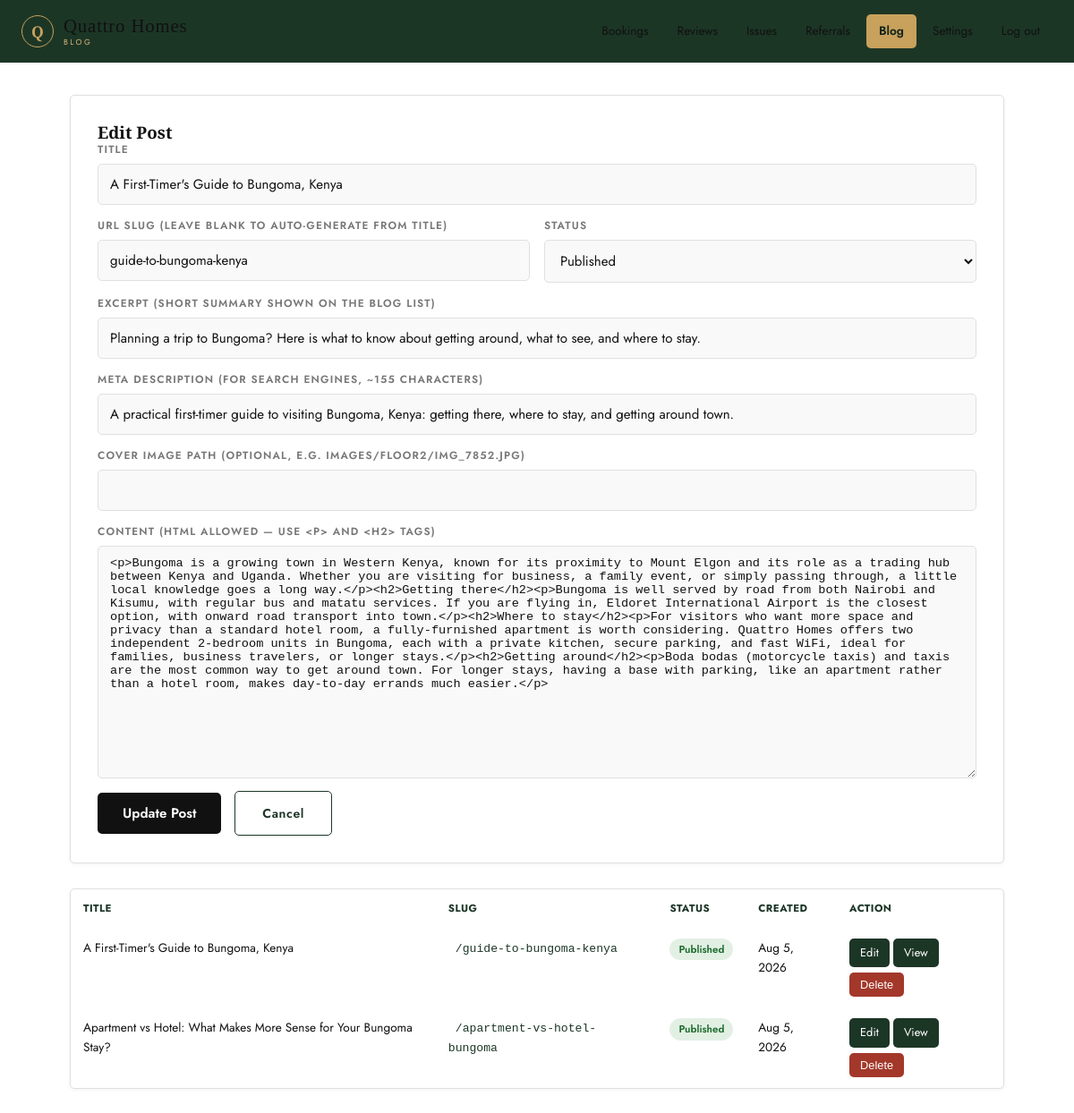
The page /admin/blog.php?edit=1 (signed in) on the database its author committed.
### tables this page shows
CREATE TABLE IF NOT EXISTS blog_posts (
    id INT AUTO_INCREMENT PRIMARY KEY,
    title VARCHAR(200) NOT NULL,
    slug VARCHAR(220) NOT NULL UNIQUE,
    excerpt VARCHAR(300) DEFAULT NULL,
    content MEDIUMTEXT NOT NULL,
    cover_image VARCHAR(255) DEFAULT NULL,
    meta_description VARCHAR(300) DEFAULT NULL,
    status ENUM('draft','published') NOT NULL DEFAULT 'draft',
    created_at TIMESTAMP DEFAULT CURRENT_TIMESTAMP,
    updated_at TIMESTAMP DEFAULT CURRENT_TIMESTAMP ON UPDATE CURRENT_TIMESTAMP
);

### admin/blog.php (the view, shortened to what this page needs)
<?php
$pdo = getDB();
$editingPost = null;
if (isset($_GET['edit'])) {
    $stmt = $pdo->prepare("SELECT * FROM blog_posts WHERE id = :id");
    $stmt->execute([':id' => (int)$_GET['edit']]);
    $editingPost = $stmt->fetch(PDO::FETCH_ASSOC);
}
$posts = $pdo->query("SELECT * FROM blog_posts ORDER BY created_at DESC")->fetchAll(PDO::FETCH_ASSOC);
?>
<!DOCTYPE html>
<html lang="en">
<head>
<link rel="stylesheet" href="https://cdnjs.cloudflare.com/ajax/libs/font-awesome/6.5.1/css/all.min.css">
<link rel="stylesheet" href="../css/style.css">
<link rel="stylesheet" href="admin.css">
</head>
<body class="admin-body">
<header class="admin-header">
  <div class="brand" style="color:var(--cream)">
    <div class="mark">Q</div>
    <div class="name">Quattro Homes<small>Blog</small></div>
  </div>
  <nav class="admin-nav">
    <a href="dashboard.php">Bookings</a>
    <a href="reviews.php">Reviews</a>
    <a href="issues.php">Issues</a>
    <a href="referrals.php">Referrals</a>
    <a href="blog.php" class="active">Blog</a>
    <a href="settings.php">Settings</a>
    <a href="logout.php">Log out</a>
  </nav>
</header>
<div class="container" style="padding-top:36px;padding-bottom:60px;">
  <div class="card settings-card">
    <h3 style="margin-top:0;"><?php echo $editingPost ? 'Edit Post' : 'New Post'; ?></h3>
    <form method="post" class="settings-form">
      <div class="field">
        <label for="title">Title</label>
        <input type="text" id="title" name="title" required value="<?php echo htmlspecialchars($editingPost['title'] ?? ''); ?>">
      </div>
      <div class="form-row">
        <div class="field">
          <label for="slug">URL slug (leave blank to auto-generate from title)</label>
          <input type="text" id="slug" name="slug" value="<?php echo htmlspecialchars($editingPost['slug'] ?? ''); ?>" placeholder="e.g. guide-to-bungoma-kenya">
        </div>
        <div class="field">
          <label for="status">Status</label>
          <select id="status" name="status">
            <option value="published" <?php echo (($editingPost['status'] ?? '') === 'published') ? 'selected' : ''; ?>>Published</option>
          </select>
        </div>
      </div>
      <div class="field">
        <label for="excerpt">Excerpt (short summary shown on the blog list)</label>
        <input type="text" id="excerpt" name="excerpt" maxlength="300" value="<?php echo htmlspecialchars($editingPost['excerpt'] ?? ''); ?>">
      </div>
      <div class="field">
        <label for="meta_description">Meta description (for search engines, ~155 characters)</label>
        <input type="text" id="meta_description" name="meta_description" maxlength="300" value="<?php echo htmlspecialchars($editingPost['meta_description'] ?? ''); ?>">
      </div>
      <div class="field">
        <label for="cover_image">Cover image path (optional, e.g. images/floor2/IMG_7852.jpg)</label>
        <input type="text" id="cover_image" name="cover_image" value="<?php echo htmlspecialchars($editingPost['cover_image'] ?? ''); ?>">
      </div>
      <div class="field">
        <label for="content">Content (HTML allowed — use &lt;p&gt; and &lt;h2&gt; tags)</label>
        <textarea id="content" name="content" style="min-height:260px;font-family:monospace;font-size:0.85rem;" required><?php echo htmlspecialchars($editingPost['content'] ?? ''); ?></textarea>
      </div>
      <button type="submit" class="submit-btn" style="width:auto;padding:12px 28px;"><?php echo $editingPost ? 'Update Post' : 'Create Post'; ?></button>
      <?php if ($editingPost): ?>
        <a href="blog.php" class="btn btn-outline" style="color:var(--forest);border-color:var(--forest);margin-left:10px;">Cancel</a>
      <?php endif; ?>
    </form>
  </div>
  <div class="card" style="padding:0;overflow-x:auto;">
    <table class="admin-table">
      <thead>
        <tr><th>Title</th><th>Slug</th><th>Status</th><th>Created</th><th>Action</th></tr>
      </thead>
      <tbody>
        <?php foreach ($posts as $p): ?>
          <tr>
            <td data-label="Title"><?php echo htmlspecialchars($p['title']); ?></td>
            <td data-label="Slug"><code>/<?php echo htmlspecialchars($p['slug']); ?></code></td>
            <td data-label="Status"><span class="badge badge-<?php echo $p['status'] === 'published' ? 'confirmed' : 'pending'; ?>"><?php echo ucfirst($p['status']); ?></span></td>
            <td data-label="Created"><?php echo htmlspecialchars(date('M j, Y', strtotime($p['created_at']))); ?></td>
            <td data-label="Action">
              <a href="blog.php?edit=<?php echo (int)$p['id']; ?>" class="mini-btn" style="display:inline-block;text-decoration:none;margin-bottom:6px;">Edit</a>
              <?php if ($p['status'] === 'published'): ?>
                <a href="../blog-post.php?slug=<?php echo urlencode($p['slug']); ?>" target="_blank" class="mini-btn" style="display:inline-block;text-decoration:none;margin-bottom:6px;">View</a>
              <?php endif; ?>
              <form method="post" style="display:inline;" onsubmit="return confirm('Delete this post permanently?');">
                <button type="submit" class="mini-btn" style="background:#a3382a;">Delete</button>
              </form>
            </td>
          </tr>
        <?php endforeach; ?>
      </tbody>
    </table>
  </div>
</div>
</body>
</html>

### css/style.css (style rules this page uses)
:root { --gold: #c8a15c; --gold-light: #ddb978; --gold-subtle: rgba(200,161,92,0.12); --forest: #1c3626; --forest-deep: #12241a; --bg: #ffffff; --bg-subtle: #f5f5f5; --bg-card: #ffffff; --text: #111111; --text-mid: #444444; --text-muted: #777777; --text-faint: #aaaaaa; --border: #e0e0e0; --border-mid: #cccccc; --shadow-sm: 0 1px 4px rgba(0,0,0,0.06); --shadow-md: 0 4px 16px rgba(0,0,0,0.09); --shadow-lg: 0 8px 32px rgba(0,0,0,0.12); --input-bg: #f9f9f9; --btn-bg: #111111; --btn-fg: #ffffff; --btn-bg-h: #2a2a2a; --radius: 5px; --radius-lg: 10px; }
*, *::before, *::after { box-sizing: border-box; margin: 0; padding: 0; }
html { scroll-behavior: smooth; }
body { font-family: 'Jost', system-ui, sans-serif; background: var(--bg); color: var(--text); line-height: 1.6; -webkit-font-smoothing: antialiased; }
a { color: inherit; text-decoration: none; }
h1,h2,h3,h4 { font-family: 'Cormorant Garamond', Georgia, serif; font-weight: 600; line-height: 1.15; color: var(--text); }
.container { max-width: 1100px; margin: 0 auto; padding: 0 28px; }
.btn { display: inline-block; padding: 13px 30px; border-radius: var(--radius); font-family: 'Jost', sans-serif; font-size: 0.88rem; font-weight: 600; letter-spacing: 0.04em; border: 1.5px solid transparent; cursor: pointer; transition: background .18s, color .18s, border-color .18s, transform .15s; }
.btn-outline { background: transparent; color: var(--text); border-color: var(--border-mid); }
.submit-btn { width: 100%; background: var(--btn-bg); color: var(--btn-fg); border: none; padding: 14px; border-radius: var(--radius); font-size: 0.95rem; font-weight: 600; cursor: pointer; font-family: inherit; transition: opacity .2s; }
.brand { display: flex; align-items: center; gap: 11px; color: #f5ede0; text-decoration: none; }
.brand .mark { width: 36px; height: 36px; border-radius: 50%; border: 1.5px solid var(--gold); display: flex; align-items: center; justify-content: center; font-family: 'Cormorant Garamond', serif; color: var(--gold); font-size: 1.1rem; font-weight: 600; }
.brand .name { font-family: 'Cormorant Garamond', serif; font-size: 1.3rem; letter-spacing: 0.04em; line-height: 1.2; }
.brand .name small { display: block; font-family: 'Jost', sans-serif; font-size: 0.55rem; letter-spacing: 0.28em; color: var(--gold-light); text-transform: uppercase; }
.card { background: var(--bg-card); border: 1px solid var(--border); border-radius: var(--radius); padding: 30px; box-shadow: var(--shadow-sm); }
.form-row { display: grid; grid-template-columns: 1fr 1fr; gap: 16px; margin-bottom: 0; }
.field { display: flex; flex-direction: column; gap: 6px; margin-bottom: 16px; }
.field label { font-size: 0.74rem; text-transform: uppercase; letter-spacing: 0.1em; color: var(--text-muted); font-weight: 600; }
.field input, .field select, .field textarea { padding: 11px 13px; border: 1px solid var(--border); border-radius: var(--radius); font-family: inherit; font-size: 0.94rem; background: var(--input-bg); color: var(--text); transition: border-color .2s; }
.field textarea { resize: vertical; min-height: 90px; }

### rows shown on the page
blog_posts: title "A First-Timer's Guide to Bungoma, Kenya", slug "guide-to-bungoma-kenya", status "Published", excerpt "Planning a trip to Bungoma? Here is what to know about getting around, what to see, and where to stay.", meta_description "A practical first-timer guide to visiting Bungoma, Kenya: getting there, where to stay, and getting around town.", content "<p>Bungoma is a growing town in Western Kenya, known for its proximity to Mount Elgon and its role as a trading hub between Kenya and Uganda. Whether you are visiting for business, a family event, or simply passing through, a little local knowledge goes a long way.</p><h2>Getting there</h2><p>Bungoma is well served by road from both Nairobi and Kisumu, with regular bus and matatu services. If you are flying in, Eldoret International Airport is the closest option, with onward road transport into town.</p><h2>Where to stay</h2><p>For visitors who want more space and privacy than a standard hotel room, a fully-furnished apartment is worth considering. Quattro Homes offers two independent…", created_at "Aug 5, 2026"
blog_posts: title "Apartment vs Hotel: What Makes More Sense for Your Bungoma Stay?", slug "apartment-vs-hotel-bungoma", status "Published", created_at "Aug 5, 2026"
